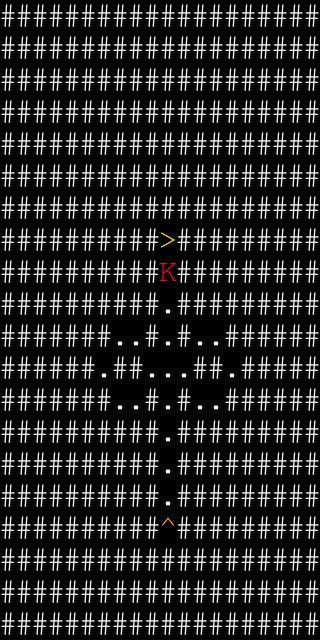

Tiled map render using the project's own tile images. Description and the whole map definition, tile-layer contents included, below:
An orthogonal 20x20 tile map with 16x32 px tiles, 2 tile layers (Terrain, Foes).

<map version="1.10" tiledversion="1.11.2" orientation="orthogonal" renderorder="right-down" width="20" height="20" tilewidth="16" tileheight="32" infinite="0" nextlayerid="4" nextobjectid="1">
 <properties>
  <property name="fp_regen" type="int" value="100" />
  <property name="name" value="Time Lab - Inifinity Kite" />
  <property name="senses" value="Self;Sight;Touch;Hearing" />
  <property name="timeline_length" type="int" value="100" />
  <property name="timeline_type" value="Asynchronous" />
 </properties>
 <tileset firstgid="1" source="tileset/editor.tsx" />
 <layer id="1" name="Terrain" width="20" height="20">
  <data encoding="csv">
5,5,5,5,5,5,5,5,5,5,5,5,5,5,5,5,5,5,5,5,
5,5,5,5,5,5,5,5,5,5,5,5,5,5,5,5,5,5,5,5,
5,5,5,5,5,5,5,5,5,5,5,5,5,5,5,5,5,5,5,5,
5,5,5,5,5,5,5,5,5,5,5,5,5,5,5,5,5,5,5,5,
5,5,5,5,5,5,5,5,5,5,5,5,5,5,5,5,5,5,5,5,
5,5,5,5,5,5,5,5,5,5,5,5,5,5,5,5,5,5,5,5,
5,5,5,5,5,5,5,5,5,5,5,5,5,5,5,5,5,5,5,5,
5,5,5,5,5,5,5,5,5,5,9,5,5,5,5,5,5,5,5,5,
5,5,5,5,5,5,5,5,5,5,1,5,5,5,5,5,5,5,5,5,
5,5,5,5,5,5,5,5,5,5,1,5,5,5,5,5,5,5,5,5,
5,5,5,5,5,5,5,1,1,5,1,5,1,1,5,5,5,5,5,5,
5,5,5,5,5,5,1,5,5,1,1,1,5,5,1,5,5,5,5,5,
5,5,5,5,5,5,5,1,1,5,1,5,1,1,5,5,5,5,5,5,
5,5,5,5,5,5,5,5,5,5,1,5,5,5,5,5,5,5,5,5,
5,5,5,5,5,5,5,5,5,5,1,5,5,5,5,5,5,5,5,5,
5,5,5,5,5,5,5,5,5,5,1,5,5,5,5,5,5,5,5,5,
5,5,5,5,5,5,5,5,5,5,3,5,5,5,5,5,5,5,5,5,
5,5,5,5,5,5,5,5,5,5,5,5,5,5,5,5,5,5,5,5,
5,5,5,5,5,5,5,5,5,5,5,5,5,5,5,5,5,5,5,5,
5,5,5,5,5,5,5,5,5,5,5,5,5,5,5,5,5,5,5,5
</data>
 </layer>
 <layer id="2" name="Foes" width="20" height="20">
  <data encoding="csv">
0,0,0,0,0,0,0,0,0,0,0,0,0,0,0,0,0,0,0,0,
0,0,0,0,0,0,0,0,0,0,0,0,0,0,0,0,0,0,0,0,
0,0,0,0,0,0,0,0,0,0,0,0,0,0,0,0,0,0,0,0,
0,0,0,0,0,0,0,0,0,0,0,0,0,0,0,0,0,0,0,0,
0,0,0,0,0,0,0,0,0,0,0,0,0,0,0,0,0,0,0,0,
0,0,0,0,0,0,0,0,0,0,0,0,0,0,0,0,0,0,0,0,
0,0,0,0,0,0,0,0,0,0,0,0,0,0,0,0,0,0,0,0,
0,0,0,0,0,0,0,0,0,0,0,0,0,0,0,0,0,0,0,0,
0,0,0,0,0,0,0,0,0,0,10,0,0,0,0,0,0,0,0,0,
0,0,0,0,0,0,0,0,0,0,0,0,0,0,0,0,0,0,0,0,
0,0,0,0,0,0,0,0,0,0,0,0,0,0,0,0,0,0,0,0,
0,0,0,0,0,0,0,0,0,0,0,0,0,0,0,0,0,0,0,0,
0,0,0,0,0,0,0,0,0,0,0,0,0,0,0,0,0,0,0,0,
0,0,0,0,0,0,0,0,0,0,0,0,0,0,0,0,0,0,0,0,
0,0,0,0,0,0,0,0,0,0,0,0,0,0,0,0,0,0,0,0,
0,0,0,0,0,0,0,0,0,0,0,0,0,0,0,0,0,0,0,0,
0,0,0,0,0,0,0,0,0,0,0,0,0,0,0,0,0,0,0,0,
0,0,0,0,0,0,0,0,0,0,0,0,0,0,0,0,0,0,0,0,
0,0,0,0,0,0,0,0,0,0,0,0,0,0,0,0,0,0,0,0,
0,0,0,0,0,0,0,0,0,0,0,0,0,0,0,0,0,0,0,0
</data>
 </layer>
</map>
